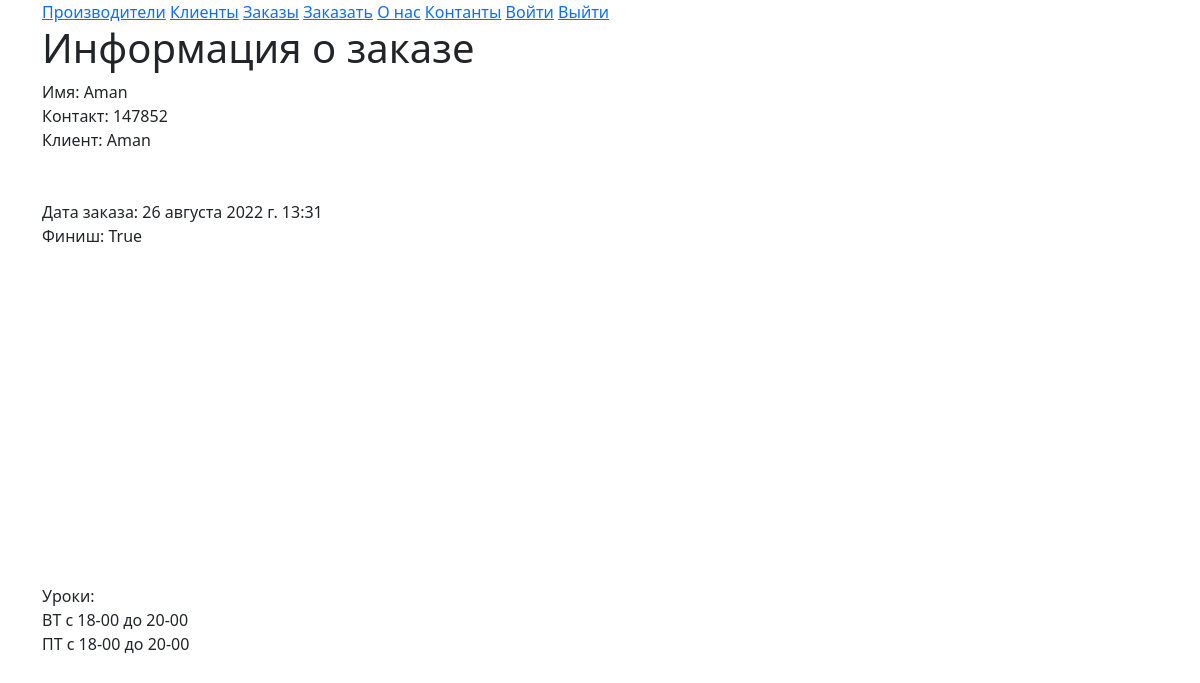
The page /order/3/ on the database its author committed.
### client/models.py (models this page shows, shortened)
class Order(models.Model):
    client = models.ForeignKey(
        to=Client, null=True, blank=True,
        on_delete=models.SET_NULL,
        related_name="order"
    )
    created_at = models.DateTimeField(
        verbose_name="Дата и время создания заказа",
        auto_now_add=True
    )
    updated_at = models.DateTimeField(
        verbose_name="Дата и время изменения заказа",
        auto_now=True,
    )
    description = models.TextField(null=True, blank=True)
    name = models.CharField(max_length=255)
    contacts = models.CharField(max_length=255, help_text="Номер или соц. сеть")
    finished = models.BooleanField(default=False)
    class Meta:
        verbose_name = "Заказ"
        verbose_name_plural = "Заказы"

class Client(models.Model):
    user = models.OneToOneField(
        to=User, on_delete=models.SET_NULL,
        null=True, blank=True, related_name="Client"
    )
    name = models.CharField(max_length=255)
    address = models.CharField(max_length=255)
    active = models.BooleanField(default=True, verbose_name="Является активным покупателем")
    bottles_ordered = models.IntegerField(default=1)
    photo = models.ImageField(
        verbose_name="Фото",
        upload_to='photos',
        null=True,
        blank=True
    )

### client/views.py (the view)
# urls.py: path('order/<int:pk>/', OrderDetailView.as_view(), name='order-details'),
class OrderDetailView(DetailView):
    model = Order
    template_name = 'order_info.html'

### client/templates/order_info.html
{% extends 'base.html' %}
{% block page %}
    <h1>Информация о заказе</h1>
    <div>Имя: {{ order.name }}</div>
    <div>Контакт: {{ order.contacts }}</div>
    <div>Клиент: {{ order.client.name }}</div>
    <br>
    <br>
    <div>Дата заказа: {{ order.created_at }}</div>
    <div>Финиш: {{ order.finished }}</div>
{% endblock %}

### rows shown on the page
Order: name "Aman", contacts "147852", client.name "Aman", created_at "26 августа 2022 г. 13:31", finished "True"
